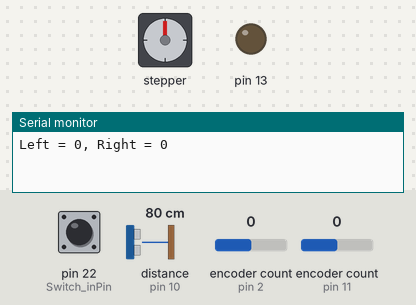
Bench run of a sketch on a simulated Arduino Mega 2560, built with avr-gcc and run on an emulated ATmega2560. Parts: stepper motor, output pins drawn as LEDs (lit = HIGH), the last lines printed to the serial monitor. Inputs (shaded band) come from the test bench; at power-on: pin 22 (Switch_inPin) LOW, encoder count (sensors on pin 2, pin 11) 0, distance to the obstacle (sensor on pin 10) 80 cm. The echo pulse lasts 58.3 µs per cm; stepper angles assume 200 steps per turn; pins used as bus, display or sensor lines are not drawn.

Above: at 1.2 s.
1.3 s: pin 22 (Switch_inPin) pulled HIGH for 0.15 s
At 1.45 s:
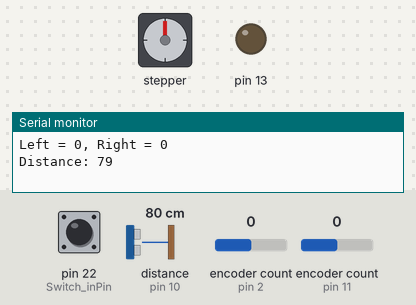
At 2.06 s:
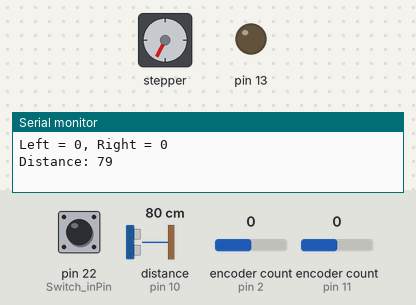
4.3 s: encoder count (sensor on pin 2) set to 4
At 4.5 s:
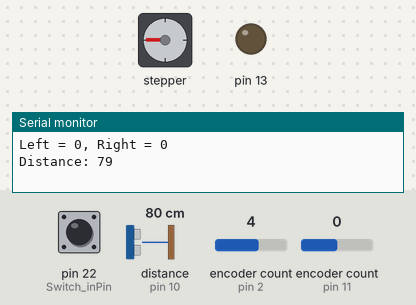
Timing chart, 0 to 28.0 s (numbered marks = the images above; inputs shaded):
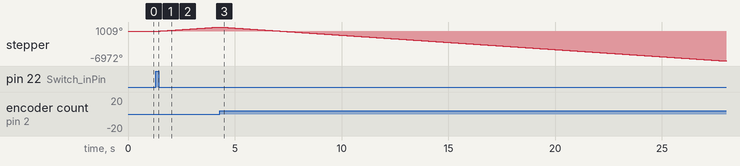

The sketch:

sketch_with_stepper.ino
```cpp
/*  Arduino Progarm
*/
#include <Stepper.h>
#include <Encoder.h>

// Change these pin numbers to the pins connected to your encoder.
//   Best Performance: both pins have interrupt capability
//   Good Performance: only the first pin has interrupt capability
//   Low Performance:  neither pin has interrupt capability
Encoder knobLeft(2, 3);
Encoder knobRight(11, 12);
//   avoid using pins with LEDs attached

// change this to the number of steps on your motor
#define STEPS 200

// create an instance of the stepper class, specifying
// the number of steps of the motor and the pins it's
// attached to
Stepper stepper(STEPS, 4, 5, 6, 7);

// defines pins numbers for ultrasonic sensor
const int UltrasonicTrigPin = 9;
const int UltrasonicEchoPin = 10;
// defines variables for ultrasonic sensor
long duration1;
int distance1;

int Switch_inPin = 22;        // the number of the input pin
int Switch_state = HIGH;      // the current state of the output pin
int Switch_reading;           // the current reading from the input pin
int Switch_previous = LOW;    // the previous reading from the input pin
// the follow variables are long's because the time, measured in miliseconds,
// will quickly become a bigger number than can be stored in an int.
long Switch_time = 0;         // the last time the output pin was toggled
long Switch_debounce = 200;   // the debounce time, increase if the output flickers


void setup()
{
  Serial.begin(9600); // Starts the serial communication
  // set the speed of the motor to 60 RPMs
  stepper.setSpeed(60);

  pinMode(UltrasonicTrigPin, OUTPUT); // Sets the trigPin as an Output
  pinMode(UltrasonicEchoPin, INPUT); // Sets the echoPin as an Input

  // Select switch input
  pinMode(Switch_inPin, INPUT);

  // Turn off LED
  pinMode(13, OUTPUT);
}

// Encoder setting
long positionLeft  = -999;
long positionRight = -999;

void loop()
{
  // Set left and right encoders
  long newLeft, newRight;
  newLeft = knobLeft.read();
  newRight = knobRight.read();
  if (newLeft != positionLeft || newRight != positionRight) {
    Serial.print("Left = ");
    Serial.print(newLeft);
    Serial.print(", Right = ");
    Serial.print(newRight);
    Serial.println();
    positionLeft = newLeft;
    positionRight = newRight;
  }
  // if a character is sent from the serial monitor,
  // reset both back to zero.
  if (Serial.available()) {
    Serial.read();
    Serial.println("Reset both knobs to zero");
    knobLeft.write(0);
    knobRight.write(0);
  }

  if (digitalRead(Switch_inPin) == HIGH){

    // Ultrasonic sensor
    // Clears the UltrasonicTrigPin wait 2 micro seconds
    digitalWrite(UltrasonicTrigPin, LOW);
    delayMicroseconds(2);
    // Sets the trigPin on HIGH state for 10 micro seconds
    digitalWrite(UltrasonicTrigPin, HIGH);
    delayMicroseconds(10);
    digitalWrite(UltrasonicTrigPin, LOW);
    // Reads the echoPin, returns the sound wave travel time in microseconds
    duration1 = pulseIn(UltrasonicEchoPin, HIGH);
    // Calculating the distance
    distance1 = duration1 * 0.034 / 2;
    // Prints the distance on the Serial Monitor
    Serial.print("Distance: ");
    Serial.println(distance1);

    if (distance1<150){
      // Step forward until the encoder has moved one rotation
      while (knobLeft.read() < 12) {
        stepper.step(1);
      }
      // Step reverse until the encoder has reversed to 0 rotation
      while (knobLeft.read() > 0) {
        stepper.step(-1);
      }
      //Serial.println("Forward");
      //stepper.step(STEPS);
      //Serial.println("Backward");
      //stepper.step(-STEPS);
      delay(100);   // Noise in the system was causing the ultrasonic sensor to read a low value?? so adding delay to avoid false positive
    }
  }
  else
  {
    // Do nothing
  }


}


/* Unused

  // if the input just went from LOW and HIGH and we've waited long enough
  // to ignore any noise on the circuit, toggle the output pin and remember
  // the time
  if (Switch_reading == HIGH && Switch_previous == LOW && millis() - Switch_time > Switch_debounce) {
    if (Switch_state == HIGH)
      Switch_state = LOW;
    else
      Switch_state = HIGH;

    Switch_time = millis();
  }
  Switch_previous = Switch_reading;

*/
/* switch
   Each time the input pin goes from LOW to HIGH (e.g. because of a push-button
   press), the output pin is toggled from LOW to HIGH or HIGH to LOW.  There's
   a minimum delay between toggles to debounce the circuit (i.e. to ignore
   noise).
   David A. Mellis (21 November 2006)
*/
/*
  int inPin = 2;         // the number of the input pin
  int outPin = 13;       // the number of the output pin

  int state = HIGH;      // the current state of the output pin
  int reading;           // the current reading from the input pin
  int previous = LOW;    // the previous reading from the input pin

  // the follow variables are long's because the time, measured in miliseconds,
  // will quickly become a bigger number than can be stored in an int.
  long time = 0;         // the last time the output pin was toggled
  long debounce = 200;   // the debounce time, increase if the output flickers

  void setup()
  {
  pinMode(inPin, INPUT);
  pinMode(outPin, OUTPUT);
  }

  void loop()
  {
  reading = digitalRead(inPin);

  // if the input just went from LOW and HIGH and we've waited long enough
  // to ignore any noise on the circuit, toggle the output pin and remember
  // the time
  if (reading == HIGH && previous == LOW && millis() - time > debounce) {
    if (state == HIGH)
      state = LOW;
    else
      state = HIGH;

    time = millis();
  }

  digitalWrite(outPin, state);

  previous = reading;
  }


  if (condition1)
  {
  // do Thing A
  }
  else if (condition2)
  {
  // do Thing B
  }
  else
  {
  // do Thing C
  }
*/
```

Measured:
- after the input at 1.3 s, stepper: keeps turning clockwise at about 337°/s, starting at once
